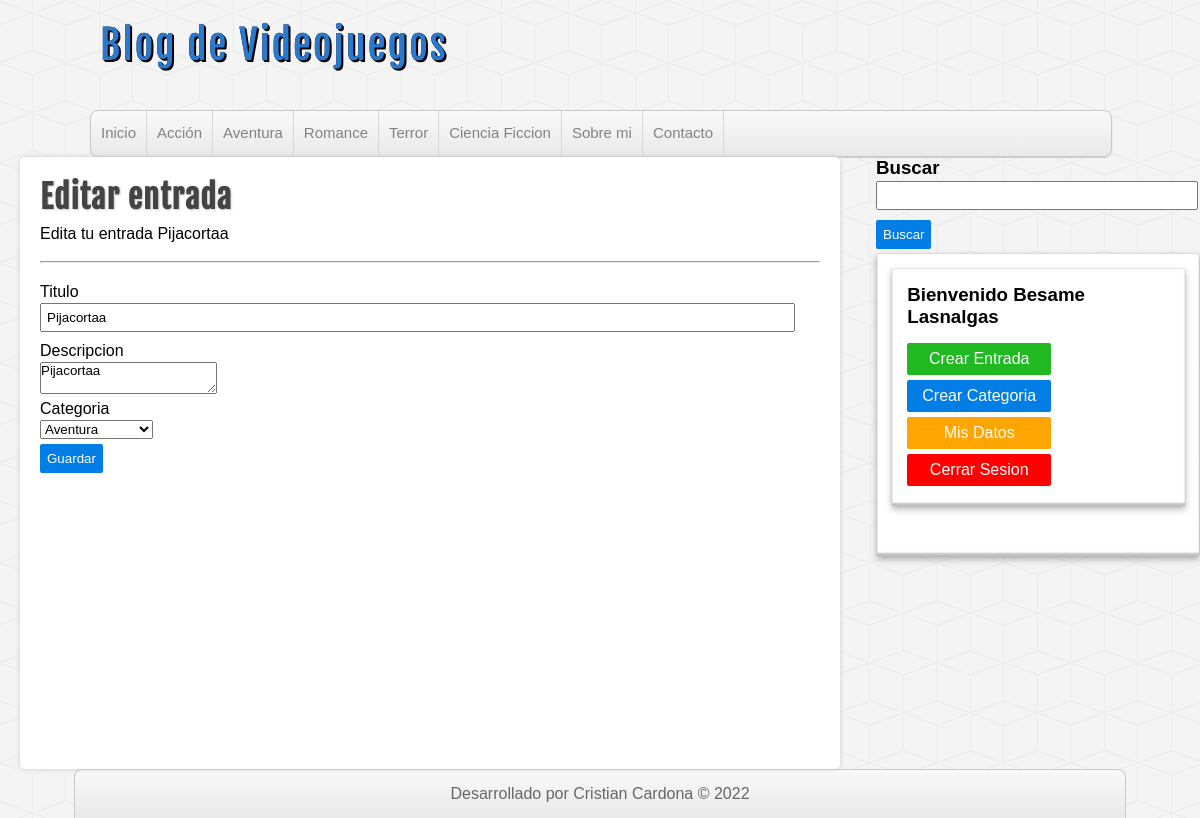
The app's page /proyecto-php/editar-entrada.php?id=2 (signed in) with its own data.
### tables this page shows
CREATE TABLE categorias(
    id int(11) auto_increment not null,
    nombre varchar(100),
    CONSTRAINT PK_categorias PRIMARY KEY(id)
);

CREATE TABLE entradas(
    id int(11) auto_increment not null,
    usuario_id int(11) not null,
    categoria_id int(11) not null,
    titulo varchar(255) not null,
    descripcion MEDIUMTEXT,
    fecha date not null,
    CONSTRAINT PK_entradas PRIMARY KEY(id),
    CONSTRAINT FK_entradas_usuarios FOREIGN KEY(usuario_id)
    REFERENCES usuarios(id),
    CONSTRAINT FK_entradas_categorias FOREIGN KEY(categoria_id)
    REFERENCES categorias(id)
);

### proyecto-php/includes/helpers.php (called while the page is built, shortened)
<?php
    function conseguirCategorias($conexion){
        $sql = "SELECT * FROM categorias ORDER BY id ASC";
        $categorias = mysqli_query($conexion,$sql);
        $resultado = array();
        if($categorias && mysqli_num_rows($categorias) >= 1){
            $resultado = $categorias;
        }
        return $resultado;
    }
    function conseguirEntrada($conexion,$id){
        $sql = " SELECT en.*, ca.nombre, CONCAT(us.nombre, ' ', us.apellidos) as 'usuario' FROM entradas as en ".
        "INNER JOIN categorias as ca ON en.categoria_id = ca.id ".
        "INNER JOIN usuarios as us ON en.usuario_id = us.id ".
        " WHERE en.id = '$id'";
        $entrada = mysqli_query($conexion,$sql);
        $resultado = array();
        if($entrada && mysqli_num_rows($entrada) >= 1){
            $resultado = mysqli_fetch_assoc($entrada);
        }
        return $resultado;
    }

### proyecto-php/editar-entrada.php (the view, shortened to what this page needs)
<?php require_once 'includes/conexion.php'; ?>
<?php require_once 'includes/helpers.php'; ?>
<?php
    $entrada_actual = conseguirEntrada($conexion,$_GET['id']);
?>
<?php require_once 'includes/cabecera.php'; ?>
<?php require_once 'includes/lateral.php'; ?>
    <div id="principal">
        <h1>Editar entrada</h1>
        <p>Edita tu entrada <?=$entrada_actual['titulo']?></p>
        <br>
        <hr>
        <br>
        <form action="guardar-entrada.php?editar=<?=$entrada_actual['id']?>" method="post">
            <label for="titulo">Titulo</label>
            <input type="text" name="titulo" value="<?=$entrada_actual['titulo']?>">
            <label for="descripcion">Descripcion</label>
            <textarea name="descripcion" ><?=$entrada_actual['titulo']?></textarea>
            <label for="categoria">Categoria</label>
            <select name="categoria" id="">
            <?php
                $categorias = conseguirCategorias($conexion);
                if(!empty($categorias)):
                    while($categoria = mysqli_fetch_assoc($categorias)):
            ?>
                        <option value="<?=$categoria['id']?>" <?= ($categoria['id'] == $entrada_actual['categoria_id']) ? 'selected="selected"' : ""; ?>>
                            <?=$categoria['nombre']?>
                        </option>
            <?php
                    endwhile;
                endif;
            ?>
            </select>
            <input type="submit" value="Guardar">
        </form>
    </div>
    <?php require_once 'includes/pie.php'; ?>

### proyecto-php/includes/cabecera.php (shortened to what this page needs)
<?php require_once 'includes/conexion.php'; ?>
<?php require_once 'includes/helpers.php'; ?>
<!DOCTYPE html>
<html lang="es">
<head>
    <link rel="stylesheet" href="assets/css/style.css">
</head>
<body>
    <header id="cabecera">
        <div id="logo">
            <a href="index.php">
                Blog de Videojuegos
            </a>
        </div>
        <nav id="menu">
            <ul>
                <li><a href="index.php">Inicio</a></li>
                <?php
                    $categorias = conseguirCategorias($conexion);
                    if(!empty($categorias)):
                        while($categoria = mysqli_fetch_assoc($categorias)):
                ?>
                            <li>
                                <a href="categoria.php?id=<?=$categoria['id']?>"><?=$categoria['nombre']?></a>
                            </li>
                <?php
                        endwhile;
                    endif;
                ?>
                <li><a href="index.php">Sobre mi</a></li>
                <li><a href="index.php">Contacto</a></li>
            </ul>
        </nav>
    </header>

### proyecto-php/assets/css/style.css (style rules this page uses)
* { margin: 0px; padding: 0px; font-family: sans-serif, Helvetica, Arial; text-decoration: none; }
body { background: url(../img/cubes.png) #F4F4F4; }
#cabecera { width: 85%; height: auto; background: transparent; margin: 0px auto; }
#logo { float:left; width: 540px; height: 110px; }
#logo a { font-family: "fajala", Helvetica; font-size: 40px; letter-spacing: 2px; color: #2979CD; text-shadow: 0px 0px 0px black, 1px 1px 0px black, 2px 2px 0px black; transition: all 500ms; line-height: 90px; margin-left: 10px; }
#menu { clear: both; width: 100%; height: 45px; background: linear-gradient(to bottom, #f9f9f9 0px, #e9e9e9 100%); border: 1px solid #C9C9C9; border-radius: 8px; box-shadow: 0px 1px 1px #ccc; overflow: hidden; }
#menu ul { list-style: none; }
#menu ul li { float: left; line-height: 44px; border-right: 1px solid #D6D6D6; }
#menu ul li a { display: block; padding-left: 10px; padding-right: 10px; font-size: 15px; color: #838282; }
label, input[type="text"], input[type="email"], input[type="password"] { display: block; width: 95%; margin-top:2px; margin-bottom: 2px; }
input[type="text"], input[type="email"], input[type="password"] { padding: 5px; margin-bottom: 10px; }
input[type="button"], input[type="submit"], .boton { margin-top: 5px; margin-bottom: 5px; display: block; border-radius: 2px; color:white; background: #007ee5; border: none; cursor:pointer; padding: 7px; }
#principal { float: left; width: 65%; min-height: 572px; background:white; border-radius: 5px; box-shadow: 0px 0px 5px #ccc; margin-left: 20px; padding: 20px; overflow: hidden; }
#principal h1 { font-size: 32px; color: #444; letter-spacing: 1px; text-shadow: 1px 1px 2px #ccc; font-family: "fajala"; }
#principal p { margin-top: 8px; }

### records on screen
categorias: nombre "Acción"
categorias: nombre "Aventura"
categorias: nombre "Romance"
categorias: nombre "Terror"
categorias: nombre "Ciencia Ficcion"
entradas: titulo "Pijacortaa", descripcion "Pijacortaa", categoria "Aventura"

### other values on screen
$_SESSION['usuario']['nombre'] "Besame"
$_SESSION['usuario']['apellidos'] "Lasnalgas"
